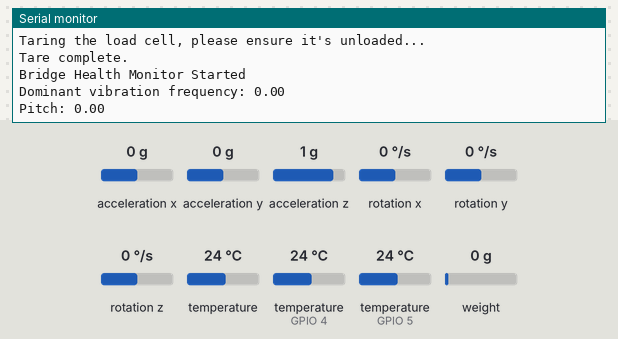
Bench run of a sketch on a simulated ESP32. Shown: the last lines printed to the serial monitor. The test bench sets the inputs (shaded band); at power-on: acceleration x 0 g, temperature (sensors on GPIO 4, GPIO 5) 24 °C, weight on the scale 0 g, acceleration y 0 g, acceleration z 1 g, rotation x 0 °/s, rotation y 0 °/s, rotation z 0 °/s, temperature 24 °C. WiFi joins after 1.5 s; servers stay silent unless stated.

Above: at 4.0 s.
4.1 s: acceleration x set to -1.4 g
At 6.5 s:
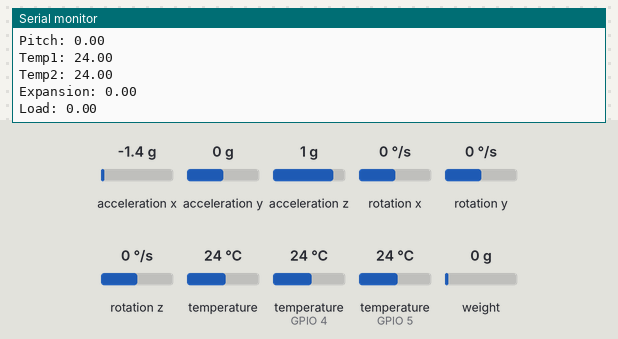
6.6 s: temperature (sensor on GPIO 4) set to 12 °C
At 13.2 s:
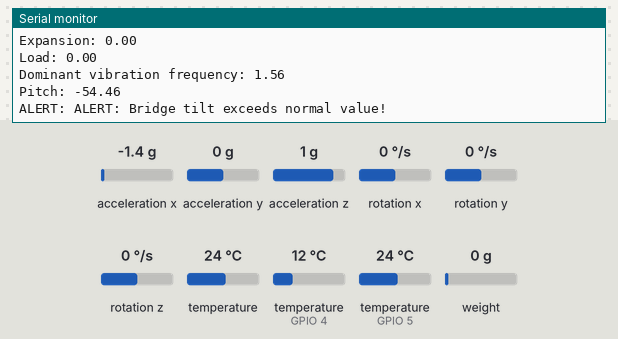
14.9 s: temperature (sensor on GPIO 5) set to 33 °C
At 22.6 s:
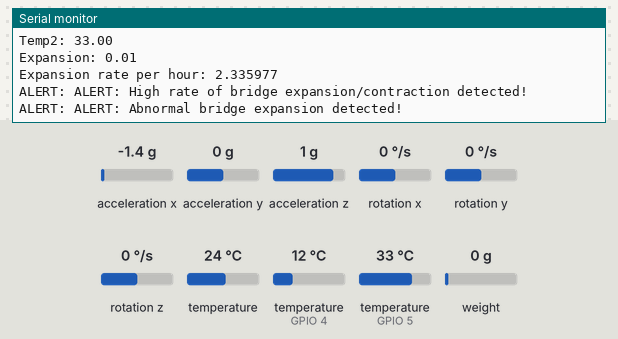
23.2 s: weight on the scale set to 100 g
At 31.8 s:
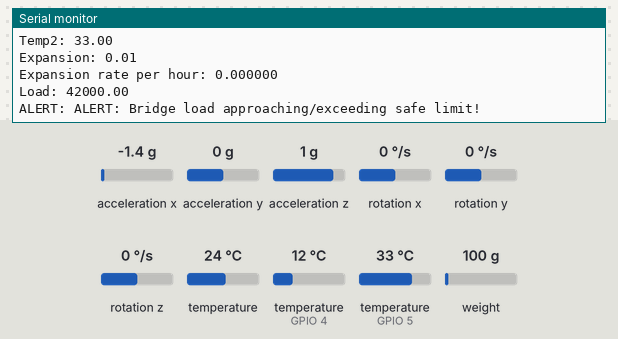
32.6 s: acceleration y set to -1.4 g
34.1 s: acceleration z set to -1.4 g
Timing chart, 0 to 36.6 s (numbered marks = the images above; inputs shaded):
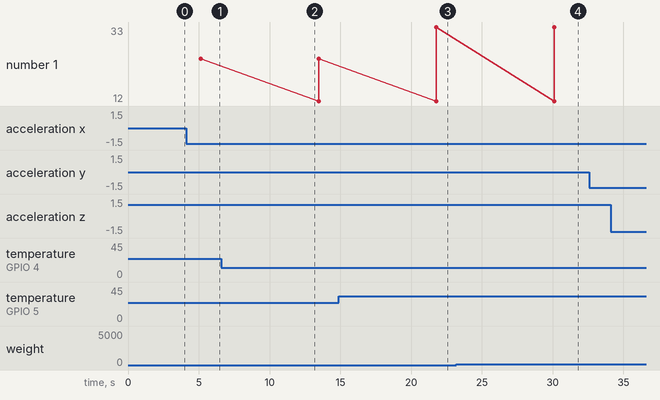

The sketch:

BidgeHealthMonitoring.ino
```cpp
#define BLYNK_TEMPLATE_ID "YourTemplateID"
#define BLYNK_TEMPLATE_NAME "YourDeviceName"
#define BLYNK_AUTH_TOKEN "YourBlynkAuthToken"

#include <Wire.h>
#include <Adafruit_MPU6050.h>
#include <Adafruit_Sensor.h>
#include <BlynkSimpleEsp32.h>
#include <OneWire.h>
#include <DallasTemperature.h>
#include <HX711.h>
#include <arduinoFFT.h>

// Temperature sensors
#define ONE_WIRE_BUS_1 4  // GPIO for first temperature sensor
#define ONE_WIRE_BUS_2 5  // GPIO for second temperature sensor

// HX711 pins for strain gauge/load cell
#define HX711_DOUT 18
#define HX711_SCK  19

// MPU6050 sensors
Adafruit_MPU6050 mpu_vibration; // Address 0x68 (AD0 to GND)
Adafruit_MPU6050 mpu_tilt;      // Address 0x69 (AD0 to 3.3V)

// HX711 for strain gauge / load cell
HX711 scale;

// FFT
#define SAMPLES 64 // Must be power of 2
#define SAMPLING_FREQUENCY 100.0 // Hz

double vReal[SAMPLES];
double vImag[SAMPLES];
ArduinoFFT FFT = ArduinoFFT(vReal, vImag, SAMPLES, SAMPLING_FREQUENCY);
// Natural frequency of the bridge (Hz)
#define BRIDGE_NATURAL_FREQ 5.0
#define RESONANCE_TOLERANCE 0.3 // Hz

// Tilt Thresholds
#define TILT_THRESHOLD 10.0 // degrees

// Strain Gauge Calibration
#define LOAD_LIMIT 1000.0 // Maximum safe load (arbitrary units)

// Thermal expansion calculation
#define BRIDGE_LENGTH 50.0 // meters
#define EXPANSION_COEFF 0.000012 // per degree Celsius (steel)
#define EXPANSION_RATE_THRESHOLD_PER_HOUR 0.002 // meters/hour (example: 2mm/hr)

// ------- Globals -------
char auth[] = BLYNK_AUTH_TOKEN;

// Temperature sensors
OneWire oneWire1(ONE_WIRE_BUS_1);
OneWire oneWire2(ONE_WIRE_BUS_2);
DallasTemperature sensors1(&oneWire1);
DallasTemperature sensors2(&oneWire2);

// Alert flags
bool vibration_alert = false;
bool tilt_alert = false;
bool temp_alert = false;
bool strain_alert = false;

// Expansion rate monitoring
float prev_expansion = 0.0;
unsigned long prev_expansion_time = 0; // in ms

// ---- Helper Functions ----
void sendAlert(String msg) {
  Blynk.logEvent("bridge_alert", msg); // Blynk Event
  Serial.println("ALERT: " + msg);
}

void checkVibrationAndResonance() {
  // Collect samples from vibration MPU6050 (address 0x68)
  for (int i = 0; i < SAMPLES; i++) {
    sensors_event_t a, g, temp;
    mpu_vibration.getEvent(&a, &g, &temp);
    vReal[i] = a.acceleration.x; // Use one axis or magnitude for complex analysis
    vImag[i] = 0;
    delay(1000 / SAMPLING_FREQUENCY);
  }
  // FFT
  FFT.windowing(FFT_WIN_TYP_HAMMING, FFT_FORWARD);
  FFT.compute(FFT_FORWARD);
  FFT.complexToMagnitude();
  // Find major frequency
  double maxMag = 0;
  int maxIndex = 0;
  for (int i = 1; i < SAMPLES / 2; i++) {
    if (vReal[i] > maxMag) {
      maxMag = vReal[i];
      maxIndex = i;
    }
  }
  double freq = (maxIndex * SAMPLING_FREQUENCY) / SAMPLES;
  Serial.print("Dominant vibration frequency: "); Serial.println(freq);

  // Resonance check
  if (abs(freq - BRIDGE_NATURAL_FREQ) < RESONANCE_TOLERANCE) {
    if (!vibration_alert) {
      sendAlert("DANGER: Vibration near bridge resonance frequency!");
      vibration_alert = true;
    }
  } else {
    vibration_alert = false; // Reset alert
  }
}

void checkTilt() {
  sensors_event_t a, g, temp;
  // Use the tilt MPU6050 (address 0x69)
  mpu_tilt.getEvent(&a, &g, &temp);

  // Calculate tilt angle from accelerometer (simple pitch approximation)
  double pitch = atan2(a.acceleration.x, sqrt(pow(a.acceleration.y, 2) + pow(a.acceleration.z, 2))) * 180.0 / PI;

  Serial.print("Pitch: "); Serial.println(pitch);

  if (abs(pitch) > TILT_THRESHOLD) {
    if (!tilt_alert) {
      sendAlert("ALERT: Bridge tilt exceeds normal value!");
      tilt_alert = true;
    }
  } else {
    tilt_alert = false;
  }
}

void checkTemperatureGradientAndExpansion() {
  sensors1.requestTemperatures();
  sensors2.requestTemperatures();
  float temp1 = sensors1.getTempCByIndex(0);
  float temp2 = sensors2.getTempCByIndex(0);

  Serial.print("Temp1: "); Serial.println(temp1);
  Serial.print("Temp2: "); Serial.println(temp2);

  float temp_gradient = temp2 - temp1;
  float avg_temp = (temp1 + temp2) / 2.0;
  float expansion = BRIDGE_LENGTH * EXPANSION_COEFF * temp_gradient; // delta L

  Serial.print("Expansion: "); Serial.println(expansion);

  // --- Rate of change calculation (per hour) ---
  unsigned long now = millis();
  if (prev_expansion_time > 0) {
    float hours = (now - prev_expansion_time) / (1000.0 * 60.0 * 60.0); // ms to hours
    if (hours > 0) {
      float rate_per_hour = (expansion - prev_expansion) / hours;
      Serial.print("Expansion rate per hour: "); Serial.println(rate_per_hour, 6);
      if (abs(rate_per_hour) > EXPANSION_RATE_THRESHOLD_PER_HOUR) {
        sendAlert("ALERT: High rate of bridge expansion/contraction detected!");
      }
    }
  }
  prev_expansion = expansion;
  prev_expansion_time = now;
  // --- End rate of change ---

  // Alert on abnormal expansion (example threshold: > 1cm = 0.01m)
  if (abs(expansion) > 0.01) {
    if (!temp_alert) {
      sendAlert("ALERT: Abnormal bridge expansion detected!");
      temp_alert = true;
    }
  } else {
    temp_alert = false;
  }
}

void checkStrainGauge() {
  // Read load cell value from HX711, average 10 samples
  float load = scale.get_units(10);

  Serial.print("Load: "); Serial.println(load);

  if (load > LOAD_LIMIT * 0.9) {
    if (!strain_alert) {
      sendAlert("ALERT: Bridge load approaching/exceeding safe limit!");
      strain_alert = true;
    }
  } else {
    strain_alert = false;
  }
}

void setup() {
  Serial.begin(115200);
  Blynk.begin(auth, "YourWiFiSSID", "YourWiFiPassword");

  // MPU6050 - Vibration (AD0 to GND, address 0x68)
  if (!mpu_vibration.begin(0x68)) {
    Serial.println("Failed to find MPU6050 (vibration)");
    while (1) delay(10);
  }
  // MPU6050 - Tilt (AD0 to 3.3V, address 0x69)
  if (!mpu_tilt.begin(0x69)) {
    Serial.println("Failed to find MPU6050 (tilt)");
    while (1) delay(10);
  }

  // HX711 for strain gauge/load cell
  scale.begin(HX711_DOUT, HX711_SCK);

  // If you want to tare (zero) the scale at start:
  Serial.println("Taring the load cell, please ensure it's unloaded...");
  scale.tare();
  Serial.println("Tare complete.");

  // If you want to calibrate, set the scale factor here
  // scale.set_scale(calibration_factor);
  // You will need to determine this value for your hardware

  // Temp sensors
  sensors1.begin();
  sensors2.begin();

  Serial.println("Bridge Health Monitor Started");
}

void loop() {
  Blynk.run();

  checkVibrationAndResonance();
  checkTilt();
  checkTemperatureGradientAndExpansion();
  checkStrainGauge();

  delay(5000); // Main loop delay (5 seconds)
}
```

Measured:
- after the input at 14.9 s, the serial monitor: prints a new line after 6.9 s (image 3)
- after the input at 23.2 s, the serial monitor: prints a new line after 7.9 s (image 4)
- plotted number 1: 24 → 33 after the input at 14.9 s
